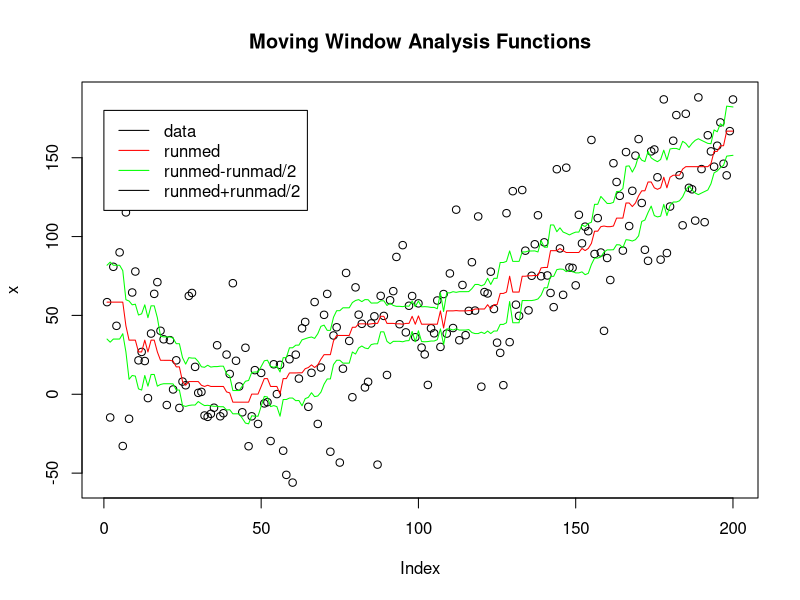

The R script that drew this image:
library(caTools)


### Name: runmad
### Title: Median Absolute Deviation of Moving Windows
### Aliases: runmad
### Keywords: ts array utilities

### ** Examples

  # show runmed function
  k=25; n=200;
  x = rnorm(n,sd=30) + abs(seq(n)-n/4)
  col = c("black", "red", "green")
  m=runmed(x, k)
  y=runmad(x, k, center=m)
  plot(x, col=col[1], main = "Moving Window Analysis Functions")
  lines(m    , col=col[2])
  lines(m-y/2, col=col[3])
  lines(m+y/2, col=col[3])
  lab = c("data", "runmed", "runmed-runmad/2", "runmed+runmad/2")
  legend(0,0.9*n, lab, col=col, lty=1 )

  # basic tests against apply/embed
  eps = .Machine$double.eps ^ 0.5
  k=25 # odd size window
  a = runmad(x,k, center=runmed(x,k), endrule="trim")
  b = apply(embed(x,k), 1, mad)
  stopifnot(all(abs(a-b)<eps));
  k=24 # even size window
  a = runmad(x,k, center=runquantile(x,k,0.5,type=2), endrule="trim")
  b = apply(embed(x,k), 1, mad)
  stopifnot(all(abs(a-b)<eps));
  
  # test against loop approach
  # this test works fine at the R prompt but fails during package check - need to investigate
  k=24; n=200;
  x = rnorm(n,sd=30) + abs(seq(n)-n/4) # create random data
  x = rep(1:5,40)
  #x[seq(1,n,11)] = NaN;               # commented out for time beeing - on to do list
  #x[5] = NaN;                         # commented out for time beeing - on to do list
  k2 = k
  k1 = k-k2-1
  ac = array(runquantile(x,k,0.5))
  a  = runmad(x, k, center=ac)
  bc = array(0,n)
  b  = array(0,n)
  for(j in 1:n) {
    lo = max(1, j-k1)
    hi = min(n, j+k2)
    bc[j] = median(x[lo:hi], na.rm = TRUE)
    b [j] = mad   (x[lo:hi], na.rm = TRUE, center=bc[j])
  }
  eps = .Machine$double.eps ^ 0.5
  #stopifnot(all(abs(ac-bc)<eps)); # commented out for time beeing - on to do list
  #stopifnot(all(abs(a-b)<eps));   # commented out for time beeing - on to do list
  
  # compare calculation at array ends
  k=25; n=200;
  x = rnorm(n,sd=30) + abs(seq(n)-n/4)
  c = runquantile(x,k,0.5,type=2)             # find the center
  a = runmad(x, k, center=c, endrule="mad" )  # fast C code
  b = runmad(x, k, center=c, endrule="func")  # slow R code
  stopifnot(all(abs(a-b)<eps));
  
  # test if moving windows forward and backward gives the same results
  k=51;
  a = runmad(x     , k)
  b = runmad(x[n:1], k)
  stopifnot(all(a[n:1]==b, na.rm=TRUE));

  # test vector vs. matrix inputs, especially for the edge handling
  nRow=200; k=25; nCol=10
  x = rnorm(nRow,sd=30) + abs(seq(nRow)-n/4)
  X = matrix(rep(x, nCol ), nRow, nCol) # replicate x in columns of X
  a = runmad(x, k, center = runquantile(x,k,0.5,type=2))
  b = runmad(X, k, center = runquantile(X,k,0.5,type=2))
  stopifnot(all(abs(a-b[,1])<eps));        # vector vs. 2D array
  stopifnot(all(abs(b[,1]-b[,nCol])<eps)); # compare rows within 2D array
  
  # speed comparison
  ## Not run: 
##D   x=runif(1e5); k=51;                       # reduce vector and window sizes
##D   system.time(runmad( x,k,endrule="trim"))
##D   system.time(apply(embed(x,k), 1, mad))  
##D   
## End(Not run)
